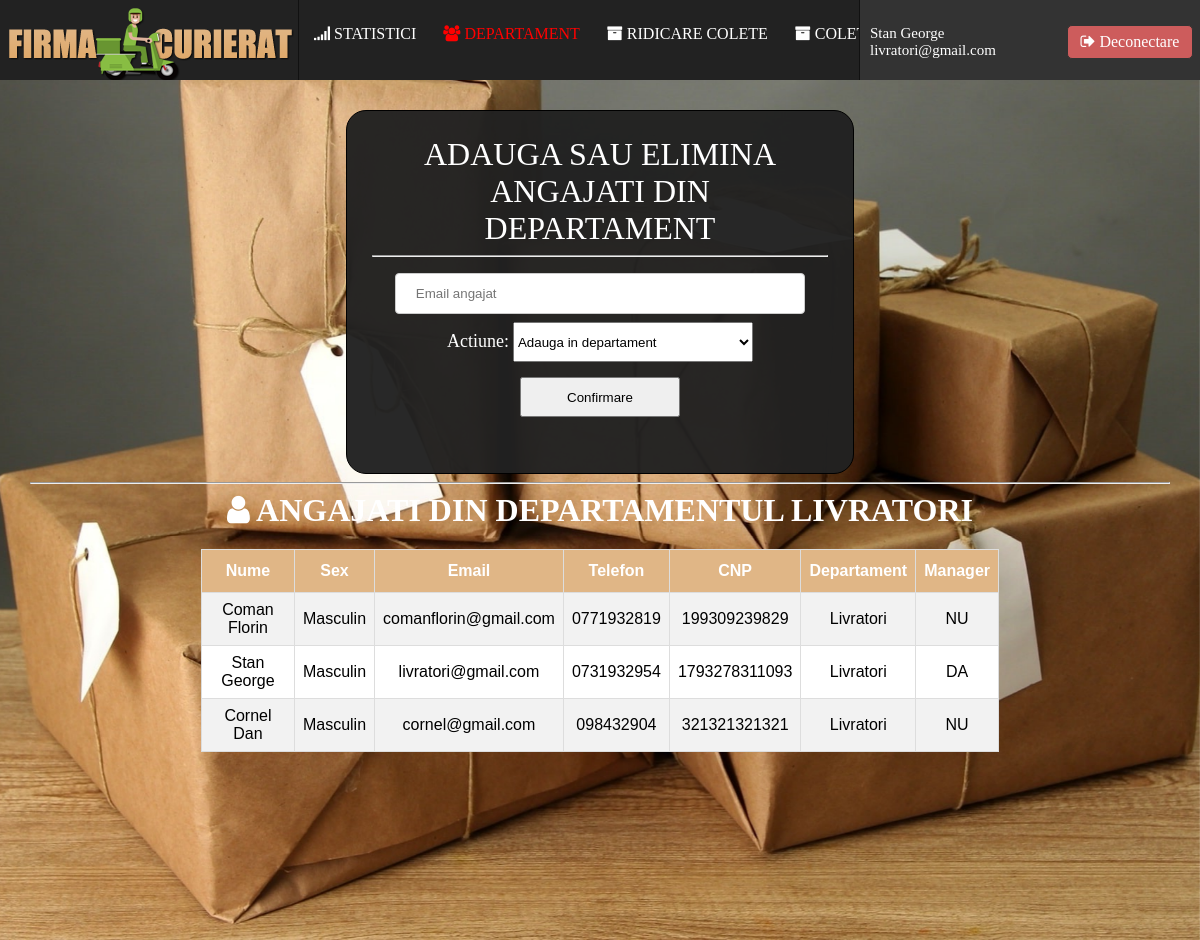
Page /angajati/manager.php (signed in) on the committed database.
### tables this page shows
CREATE TABLE IF NOT EXISTS `angajati` (
  `AngajatID` int(11) NOT NULL AUTO_INCREMENT,
  `DepartamentID` int(11) DEFAULT NULL,
  `Email` varchar(64) NOT NULL,
  `Parola` varchar(256) NOT NULL,
  `Nume` varchar(20) NOT NULL,
  `Prenume` varchar(20) NOT NULL,
  `CNP` varchar(13) NOT NULL,
  `Telefon` varchar(12) NOT NULL,
  `Sex` char(1) NOT NULL,
  PRIMARY KEY (`AngajatID`),
  KEY `FK_DepartamentAngajat` (`DepartamentID`)
);

CREATE TABLE IF NOT EXISTS `departamente` (
  `DepartamentID` int(11) NOT NULL AUTO_INCREMENT,
  `ManagerID` int(11) DEFAULT NULL,
  `NumeDepartament` varchar(30) NOT NULL,
  PRIMARY KEY (`DepartamentID`),
  KEY `FK_Manager` (`ManagerID`)
);

### angajati/manager.php (the view, shortened to what this page needs)
<?php
require_once("includes/Header.php");
$qr = 'CALL NumeDepartament(' . $user['DepartamentID'] . ');';
$qr_res = mysqli_query($DB, $qr);
mysqli_next_result($DB);
$dep = mysqli_fetch_array($qr_res, MYSQLI_ASSOC);
?>
<div class="actiuniangajati">
	<font size="6" color="white" face="Trebuchet MS">ADAUGA SAU ELIMINA ANGAJATI DIN DEPARTAMENT</font><hr>
<form method="post" action="">
	<input style="width:90%;" type="text" name="email" id="email" placeholder="Email angajat"><br>
    <font color="white" size="4" face="Trebuchet MS"><label for="action">Actiune:</label></font>
    <select id="action" name="action" style="width:240px; height: 40px;" onchange="Action">
      <option value="1">Adauga in departament</option>
    </select>
	<br>
	<button id="auth" type="submit" name="actiuniangajati"  class="btn btn-block">Confirmare</button><br>
</form>
</div>
<hr>
<font face="Trebuchet MS" size="6" color="white"><b><span class="fa fa-user"></span> ANGAJATI DIN DEPARTAMENTUL <?php echo strtoupper($dep['NumeDepartament']); ?></b></font><br>
<table id="angajati">
  <tr>
    <th style="text-align:center;">Nume</th>
    <th style="text-align:center;">Sex</th>
	<th style="text-align:center;">Email</th>
	<th style="text-align:center;">Telefon</th>
	<th style="text-align:center;">CNP</th>
	<th style="text-align:center;">Departament</th>
	<th style="text-align:center;">Manager</th>
  </tr>
<?php
$query = 'CALL SelectareAngajatiDepartament(' . $user['DepartamentID'] . ');';
$res = mysqli_query($DB, $query);
while($ang = mysqli_fetch_array($res)){
?>
  <tr>
    <td><?php echo $ang['Nume'] . ' ' . $ang['Prenume'];?></td>
    <td><?php
		if($ang['Sex'] == 'M') echo 'Masculin';
		else echo 'Feminin';
	?></td>
	<td><?=$ang['Email'];?></td>
	<td><?=$ang['Telefon'];?></td>
	<td><?=$ang['CNP'];?></td>
	<td><?=$ang['NumeDepartament'];?></td>
    <td><?php
		if($ang['Manager'] == 0) echo 'NU';
		else echo 'DA';
	?></td>
  </tr>
<?php } ?>

### angajati/includes/Header.php (shortened to what this page needs)
<?php
require_once("includes/Config.php");
if(isset($_SESSION['AngajatID'])){
			$query = 'CALL GetAngajatData(' . $_SESSION['AngajatID'] . ');';
			$result = mysqli_query($DB, $query);
			mysqli_next_result($DB);
			$user = mysqli_fetch_array($result, MYSQLI_ASSOC);
}
else{
	Header('Location: login.php');
}
?>
<head>
	<link rel="stylesheet" href="https://maxcdn.bootstrapcdn.com/font-awesome/4.5.0/css/font-awesome.min.css">
</head>
<body>
	<div class="banner">
	<img src="images/logo.png" alt="LOGO">
	</div>
	<div class="userinfo">
		<div class="userinfoContent">
			<?php
				echo $user['Nume'] . ' ' . $user['Prenume'] . '<br>';
				echo $user['Email'] . '<br>';
			?>
		</div>
		<div class="logoutdiv">
             <a href="?logout">
                  <span class="fa fa-sign-out" style="display:inline;">  </span>Deconectare
              </a>
		</div>
	</div>
	<div class="menu">
	<a href="statistici.php"><span class="fa fa-signal"></span> STATISTICI</a>
	<?php
		$qr = 'SELECT EsteManager(' . $_SESSION['AngajatID'] . ');';
		$qr_res = mysqli_query($DB, $qr);
		$manager = mysqli_fetch_array($qr_res, MYSQLI_BOTH);
		if($manager[0] == 'DA'){
	?>
		<a href="manager.php"><font color="red"><span class="fa fa-users"></span> DEPARTAMENT</font></a>
	<?php }
		if($user['DepartamentID'] == 1){ ?>
	<a href="adaugaangajat.php"><span class="fa fa-plus"></span> ADAUGA UN ANGAJAT</a>
	<a href="angajati.php"><span class="fa fa-cogs"></span> CONTURI ANGAJATI</a>
	<a href="clienti.php"><span class="fa fa-cogs"></span> CONTURI CLIENTI</a>
	<a href="orase.php"><span class="fa fa-cogs"></span> ORASE</a>
	<?php }else if($user['DepartamentID'] == 2){ ?>
		<a href="crearepromotii.php"><span class="fa fa-star"></span> CREARE PROMOTII</a>
		<a href="atribuirepromotii.php"><span class="fa fa-star"></span> ATRIBUIRE PROMOTII</a>
	<?php }else if($user['DepartamentID'] == 3){ ?>
		<a href="preluarecomenzi.php"><span class="fa fa-archive"></span> PRELUARE COMENZI</a>
		<a href="coletepreluate.php"><span class="fa fa-archive"></span> COLETE PRELUATE</a>
	<?php }else if($user['DepartamentID'] == 4){ ?>
		<a href="ridicarecolet.php"><span class="fa fa-archive"></span> RIDICARE COLETE </a>
		<a href="coleteridicate.php"><span class="fa fa-archive"></span> COLETE RIDICATE</a>
	<?php } ?>
	</div>
	<div class="pagecontent"><center>

### angajati/includes/Header.php (style rules this page uses)
.menu { z-index:100; overflow: hidden; background-color: #222; border-left: 1px solid #111; border-right: 1px solid #111; position: fixed; top: 0; width: -moz-calc(100% - 640px); width: -webkit-calc(100% - 640px); width: -o-calc(100% - 640px); width: calc(100% - 640px); right:340px; height:55px; white-space: nowrap; padding-top:25px; }
.menu a { margin: 8px; padding-top:35px; font-family: Verdana; font-size:16px; transition:0.6s; margin-left:15px; }
.banner { background-color:#222; height: 80px; overflow: hidden; position: fixed; top: 0px; left:0; z-index:100; width: 300px; cursor: pointer; }
.userinfo { background-color:#333; height: 80px; overflow: hidden; position: fixed; top: 0px; right:0; z-index:100; width: 340px; text-align:left; }
.userinfoContent { padding:10px; font-family: Trebuchet MS; font-size:15; color:white; margin-top:15px; }
.pagecontent { margin-top:80px; background: url('images/background.jpg') no-repeat center; background-size: cover; background-attachment: fixed; min-height:100%; padding:30px; }
.logoutdiv { background-color: indianred; width: 110px; float:right; padding:7px; cursor:pointer; text-align:center; position:fixed; top:25px; right:7px; font-family: Trebuchet MS; border-radius:5px; border:1px solid #333; transition:0.6s; }
body { margin: 0; padding: 0; }
a { text-decoration:none; color: white; }

### angajati/manager.php (style rules this page uses)
#angajati { font-family: Arial, Helvetica, sans-serif; border-collapse: collapse; width: 70%; text-align:center; margin-top:20px; }
#angajati td, #angajati th { border: 1px solid #ddd; padding: 8px; }
#angajati tr:nth-child(even) { background-color: #f2f2f2; }
#angajati tr:nth-child(odd) { background-color: white; }
#angajati th { padding-top: 12px; padding-bottom: 12px; text-align: left; background-color: #E0B686; color: white; }
.actiuniangajati { width:40%; min-height:20px; min-width:350px; background-color:rgba(34, 34, 34, 0.97); border: 1px solid black; border-radius:20px; padding:25px; text-align:center; }
input { padding: 12px 20px; margin: 8px 0; display: inline-block; border: 1px solid #ccc; border-radius: 4px; box-sizing: border-box; transition:0.5s; }
#auth { margin:15px; width:160px; height:40px; }

### rows in the picture
angajati: Nume "Stan", Prenume "George", Email "livratori@gmail.com", Sex "Masculin", Telefon "0731932954", CNP "1793278311093", DepartamentID.NumeDepartament "Livratori", shows "DA"
departamente: NumeDepartament "LIVRATORI"
angajati: Nume "Coman", Prenume "Florin", Sex "Masculin", Email "comanflorin@gmail.com", Telefon "0771932819", CNP "199309239829", DepartamentID.NumeDepartament "Livratori", shows "NU"
angajati: Nume "Cornel", Prenume "Dan", Sex "Masculin", Email "cornel@gmail.com", Telefon "098432904", CNP "321321321321", DepartamentID.NumeDepartament "Livratori", shows "NU"
